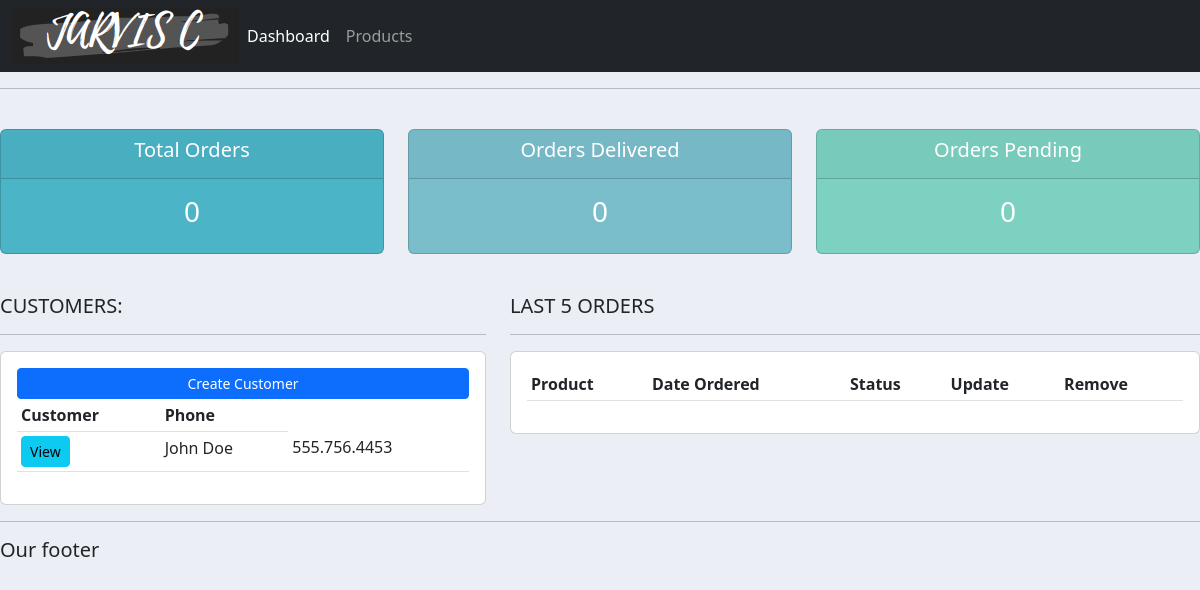
The app's page /, older data.
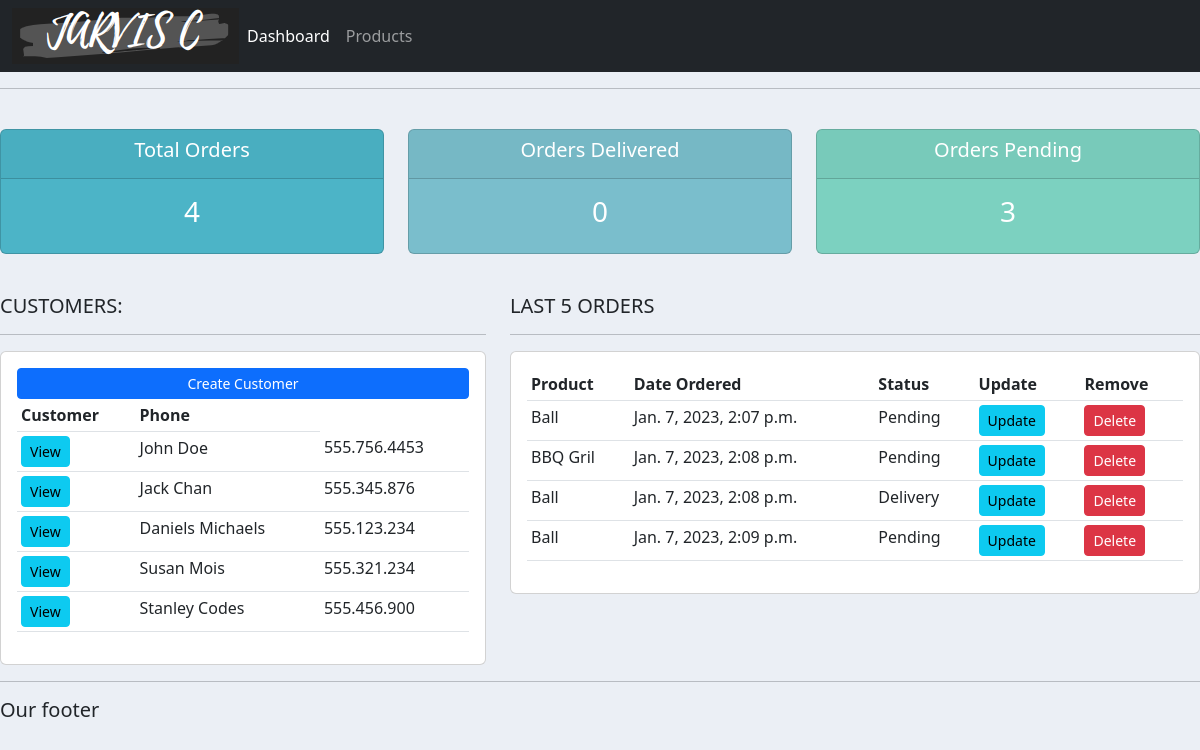
The same page, newer data.
### accounts/models.py (models this page shows, shortened)
class Customer(models.Model):
    name = models.CharField(max_length=200, null=True)
    phone = models.CharField(max_length=200, null=True)
    email = models.CharField(max_length=200, null=True)
    date_created = models.DateTimeField(auto_now_add=True, null=True)

class Order(models.Model):
    STATUS = (
        ('Pending', 'Pending'),
        ('Out for delivery', 'Out for delivery'),
        ('Delivery', 'Delivery'),
    )
    customer = models.ForeignKey(Customer, null=True, on_delete=models.SET_NULL)
    products = models.ForeignKey(Products, null=True, on_delete=models.SET_NULL)
    date_created = models.DateTimeField(auto_now_add=True, null=True)
    status = models.CharField(max_length=200, null=True, choices=STATUS)
    note = models.CharField(max_length=1000, null=True)

class Products(models.Model):
    CATEGORY = (
        ('Indoor', 'Indoor'),
        ('Out Door', 'Out Door'),
    )
    name = models.CharField(max_length=200, null=True)
    price = models.FloatField(null=True)
    category = models.CharField(max_length=200, null=True, choices=CATEGORY)
    description = models.CharField(max_length=200, null=True, blank=True)
    date_created = models.DateTimeField(auto_now_add=True, null=True)
    tags = models.ManyToManyField(Tag)
    def __str__(self):
        return self.name

### accounts/views.py (the view)
# urls.py: path('', views.home, name="home"),
def home(request):
    orders = Order.objects.all()
    customers = Customer.objects.all()
    total_customers = customers.count()
    total_orders = orders.count()
    delivered = orders.filter(status='Delivered').count()
    pending = orders.filter(status='Pending').count()
    context = {'orders': orders, 'customers': customers, 'total_orders': total_orders, 'delivered': delivered,
               'pending': pending}
    return render(request, 'accounts/dashboard.html', context)

### accounts/templates/accounts/dashboard.html
{% extends 'accounts/base.html' %}
{% block content %}
{% include 'accounts/status.html' %}
<br/>
<div class="row">
    <div class="col-md-5">
        <h5>CUSTOMERS:</h5>
        <hr/>
        <div class="card card-body">
            <a href="" class="btn btn-primary btn-sm btn-block">Create Customer</a>
            <table class="table table-sm">
                <tr>
                    <th>Customer</th>
                    <th>Phone</th>
                </tr>
                 {% for customer in customers %}
                    <tr>
                        <td><a class="btn btn-sm btn-info" href="{% url 'customer' customer.id %}" >View</a></td>
                        <td>{{ customer.name }}</td>
                        <td>{{ customer.phone }}</td>
                    </tr>
                {% endfor %}
            </table>
        </div>
    </div>
    <div class="col-md-7">
        <h5>LAST 5 ORDERS</h5>
        <hr/>
        <div class="card card-body">
            <table class="table table-sm">
                <tr>
                    <th>Product</th>
                    <th>Date Ordered</th>
                    <th>Status</th>
                    <th>Update</th>
                    <th>Remove</th>
                </tr>
                {% for order in orders %}
                    <tr>
                        <td>{{ order.products}}</td>
                        <td>{{ order.date_created}}</td>
                        <td>{{ order.status}}</td>
                        <td><a class="btn btn-sm btn-info" href="{% url 'update_order' order.id %}">Update</a></td>
                        <td><a class="btn btn-sm btn-danger " href="{% url 'delete_order' order.id %}">Delete</a></td>
                    </tr>
                {% endfor %}
            </table>
        </div>
    </div>
</div>
{% endblock %}

### accounts/templates/accounts/base.html (shortened to what this page needs)
<!DOCTYPE html>
{% load static %}
<html lang="en">
  <head>
      <link href="https://cdn.jsdelivr.net/npm/bootstrap@5.2.3/dist/css/bootstrap.min.css" rel="stylesheet">
      <link rel="stylesheet" type="text/css" href="{% static 'css/main.css' %}">
  </head>
  <body>
   {% include 'accounts/navbar.html' %}
      {% block content %}
      {% endblock %}
    <hr>
    <h5>Our footer</h5>
  </body>
</html>

### accounts/templates/accounts/navbar.html (shortened to what this page needs)
{% load static %}
<nav class="navbar navbar-expand-lg navbar-dark bg-dark">
  <div class="container-fluid">
     <img src="{% static 'images/logo.png' %}">
    <div class="collapse navbar-collapse" id="navbarNavAltMarkup">
      <div class="navbar-nav">
        <a class="nav-link active" aria-current="page" href="{% url 'home' %}">Dashboard</a>
        <a class="nav-link" href="{% url 'products' %}">Products</a>
      </div>
    </div>
  </div>
</nav>
    <hr>

### accounts/templates/accounts/status.html
<br />
<div class="row">
  <div class="col">
    <div class="col-md">
      <div class="card text-center text-white mb-3" id="total-orders">
        <div class="card-header">
          <h5 class="card-title">Total Orders</h5>
        </div>
        <div class="card-body">
          <h3 class="card-title">{{ total_orders }}</h3>
        </div>
      </div>
    </div>
  </div>
  <div class="col">
    <div class="col-md">
      <div class="card text-center text-white mb-3" id="orders-delivered">
        <div class="card-header">
          <h5 class="card-title">Orders Delivered</h5>
        </div>
        <div class="card-body">
          <h3 class="card-title">{{ delivered }}</h3>
        </div>
      </div>
    </div>
  </div>
    <div class="col">
    <div class="col-md">
      <div class="card text-center text-white mb-3" id="orders-pending">
        <div class="card-header">
          <h5 class="card-title">Orders Pending</h5>
        </div>
        <div class="card-body">
          <h3 class="card-title">{{ pending }}</h3>
        </div>
      </div>
    </div>
  </div>
</div>

### static/css/main.css (style rules this page uses)
body { background-color:#ebeff5 }
#total-orders { background-color:#4cb4c7 }
#orders-delivered { background-color:#7abecc }
#orders-pending { background-color:#7CD1C0 }

Row changes from the older to the newer data that the page shows:
added Customer: name "Jack Chan", phone "555.345.876"
added Customer: name "Daniels Michaels", phone "555.123.234"
added Customer: name "Susan Mois", phone "555.321.234"
added Customer: name "Stanley Codes", phone "555.456.900"
added Order: products "Ball", date_created "Jan. 7, 2023, 2:07 p.m.", status "Pending"
added Order: products "BBQ Gril", date_created "Jan. 7, 2023, 2:08 p.m.", status "Pending"
added Order: products "Ball", date_created "Jan. 7, 2023, 2:08 p.m.", status "Delivery"
added Order: products "Ball", date_created "Jan. 7, 2023, 2:09 p.m.", status "Pending"
Text that changed along with them:
{{ total_orders }}: "0" → "4"
{{ pending }}: "0" → "3"
